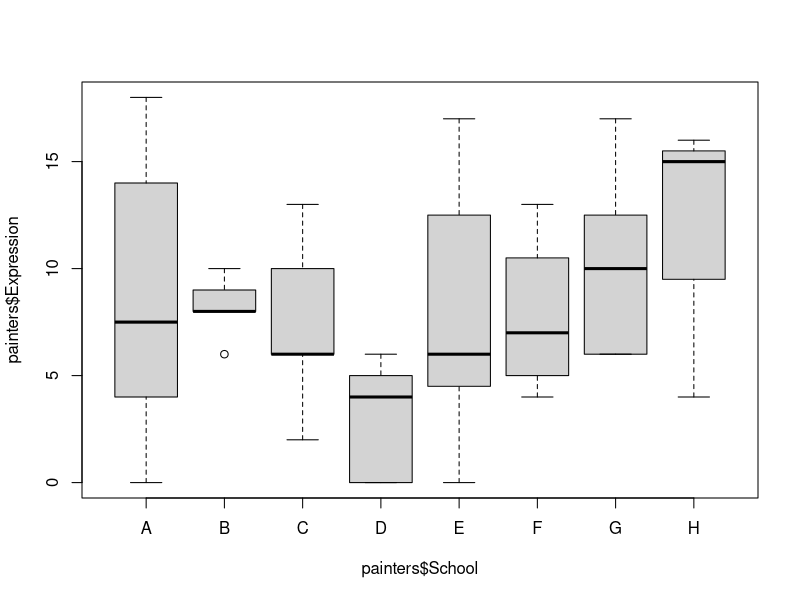

Recreate this plot in R.
# R Statistics Essential Training
# Ex06_02
# Creating grouped boxplots using archival data - collected over 300 years ago grading artists 


# Load data
# Use dataset "painters" from the package "MASS
require(MASS)
?painters

data("painters")
painters


# Draw boxplots of outcome (Expression) by group (School)
# Basic version - not very helpful so fancy it up! 
boxplot(painters$Expression ~ painters$School)

# Get back to this - pick up for later
rm(list = ls())
dev.off()
